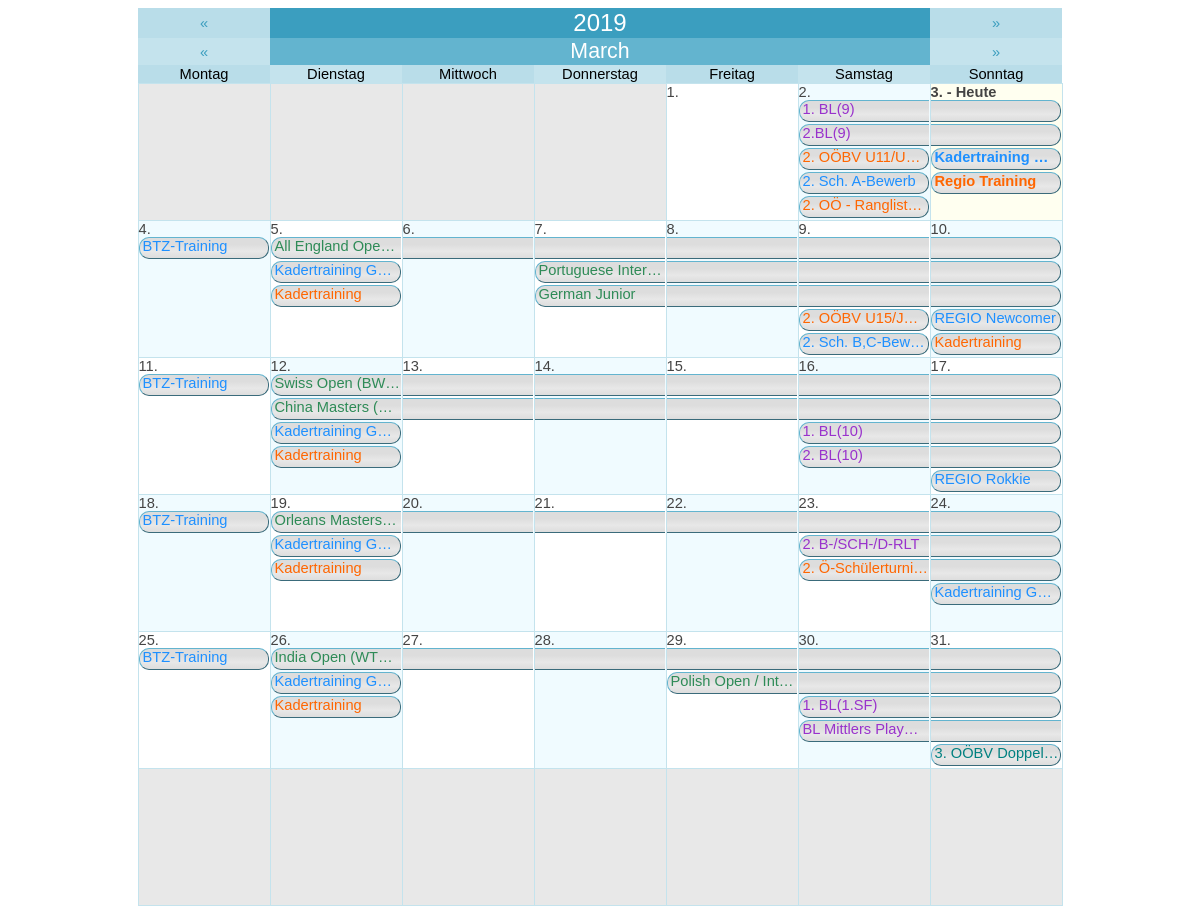
Screenshot of /graphic_calendar.php with the database file from the repository.
### tables this page shows
CREATE TABLE `agenda` (
  `id` int(11) NOT NULL AUTO_INCREMENT,
  `title` varchar(255) NOT NULL,
  `description` text NOT NULL,
  `date_begin` date NOT NULL,
  `date_end` date NOT NULL,
  `isTimespan` tinyint(1) NOT NULL,
  `location` varchar(255) NOT NULL,
  `time_start` time NOT NULL,
  `time_end` time NOT NULL,
  `category` varchar(20) NOT NULL,
  `participant` varchar(255) NOT NULL,
  `responsible` varchar(255) NOT NULL,
  `additional_info` text NOT NULL,
  PRIMARY KEY (`id`)
);

CREATE TABLE `zentralausschreibungen` (
  `id` int(11) NOT NULL AUTO_INCREMENT,
  `size` varchar(10) NOT NULL,
  `category` varchar(200) NOT NULL,
  `title_line1` varchar(255) NOT NULL,
  `title_line2` varchar(255) NOT NULL,
  `date_begin` date NOT NULL,
  `date_end` date NOT NULL,
  `act_timespan` int(11) NOT NULL,
  `act_verein` tinyint(1) NOT NULL,
  `verein` varchar(255) NOT NULL,
  `act_uhrzeit` tinyint(1) NOT NULL,
  `uhrzeit` varchar(255) NOT NULL,
  `act_auslosung` tinyint(1) NOT NULL,
  `auslosung` varchar(255) NOT NULL,
  `act_hallenname` tinyint(1) NOT NULL,
  `hallenname` varchar(255) NOT NULL,
  `act_anschrift_halle` tinyint(1) NOT NULL,
  `anschrift_halle` varchar(255) NOT NULL,
  `act_anzahl_felder` tinyint(1) NOT NULL,
  `anzahl_felder` varchar(50) NOT NULL,
  `act_turnierverantwortlicher` tinyint(1) NOT NULL,
  `turnierverantwortlicher` varchar(255) NOT NULL,
  `act_oberschiedsrichter` tinyint(1) NOT NULL,
  `oberschiedsrichter` varchar(255) NOT NULL,
  `act_telefon` tinyint(1) NOT NULL,
  `telefon` varchar(30) NOT NULL,
  `act_anmeldung_online` tinyint(1) NOT NULL,
  `anmeldung_online` varchar(255) NOT NULL,
  `act_anmeldung_email` tinyint(1) NOT NULL,
  `anmeldung_email` varchar(255) NOT NULL,
  `act_nennungen_email` tinyint(1) NOT NULL,
  `nennungen_email` varchar(255) NOT NULL,
  `act_nennschluss` tinyint(1) NOT NULL,
  `nennschluss` date NOT NULL,
  `act_zusatzangaben` tinyint(1) NOT NULL,
  `zusatzangaben` varchar(255) NOT NULL,
  `location` varchar(255) NOT NULL,
  PRIMARY KEY (`id`)
);

### data/string.lib.php (called while the page is built, shortened)
<?php
function SReplace($string,$specialCharacters='')
{
    $sstr = str_replace(' ','-',$string);
    $sstr = str_replace('&Auml;','AE',$sstr);
    $sstr = str_replace('&auml;','ae',$sstr);
    $sstr = str_replace('&Ouml;','OE',$sstr);
    $sstr = str_replace('&ouml;','oe',$sstr);
    $sstr = str_replace('&Uuml;','UE',$sstr);
    $sstr = str_replace('&uuml;','ue',$sstr);
    $sstr = str_replace('&szlig;','ss',$sstr);
    $sstr = str_replace('Ã„','AE',$sstr);
    $sstr = str_replace('Ã¤','ae',$sstr);
    $sstr = str_replace('Ã–','OE',$sstr);
    $sstr = str_replace('Ã¶','oe',$sstr);
    $sstr = str_replace('Ãœ','UE',$sstr);
    $sstr = str_replace('Ã¼','ue',$sstr);
    $sstr = str_replace('ÃŸ','ss',$sstr);
    $sstr = preg_replace('/[^0-9A-Za-z-'.$specialCharacters.'\|]/', '', $sstr);
    return $sstr;
}
?>

### data/mysql.lib.php (called while the page is built, shortened)
<?php
class MySQL
{
    private static $sqlConnectionLink;
    public static function SetSQLLink($link)
    {
        self::$sqlConnectionLink = $link;
    }
    private static function GetParamTypeList($paramTypeList,$paramAmt)
    {
        if(substr($paramTypeList,0,1) == "@")
        {
            $broadcastType = str_replace("@","",$paramTypeList);
            $mySQLParamTypes = '';
            for($i=0;$i<$paramAmt;$i++) $mySQLParamTypes .= $broadcastType;
        }
        else
        {
            if($paramAmt == strlen($paramTypeList) OR ($paramTypeList == "" AND $paramAmt == -1)) $mySQLParamTypes = $paramTypeList;
            else die("<b>Not enought parameters provided!</b> <br> <b>Provided: </b> ".strlen($paramTypeList)." <br><b>Required:</b> $paramAmt");
        }
        return $mySQLParamTypes;
    }
    public static function Row($sqlStatement,$parameterTypes="", &...$sqlParameters)
    {
        $parameterAmount = func_num_args() - 2;
        $parameterTypeList = self::GetParamTypeList($parameterTypes,$parameterAmount);
        $stmt = self::$sqlConnectionLink->prepare($sqlStatement);
        if($parameterTypes != "") call_user_func_array(array($stmt, "bind_param"), array_merge(array($parameterTypeList), $sqlParameters));
        $stmt->execute();
        $result = $stmt->get_result();
        $row = $result->fetch_array();
        return $row;
    }
    public static function Cluster($sqlStatement,$parameterTypes="", &...$sqlParameters)
    {
        $rowArray = array();
        $parameterAmount = func_num_args() - 2;
        $parameterTypeList = self::GetParamTypeList($parameterTypes,$parameterAmount);
        $stmt = self::$sqlConnectionLink->prepare($sqlStatement);
        if($parameterTypes != "") call_user_func_array(array($stmt, "bind_param"), array_merge(array($parameterTypeList), $sqlParameters));
        $stmt->execute();
        $result = $stmt->get_result();
        while($row = $result->fetch_assoc()) array_push($rowArray,$row);
        return $rowArray;
    }
}
?>

### data/setting.lib.php (called while the page is built, shortened)
<?php
class Setting
{
    private static $sqlConnectionLink;
    public static function SetSQLLink($link)
    {
        self::$sqlConnectionLink = $link;
    }
    public static function Get($setting)
    {
        $stmt = self::$sqlConnectionLink->prepare("SELECT value FROM settings WHERE setting = ?");
        $stmt->bind_param('s', $setting);
        $stmt->execute();
        $result = $stmt->get_result();
        $value = $result->fetch_array();
        switch($value[0])
        {
            case 'true':    return true;
            default:        return $value[0];
        }
    }
}
?>

### graphic_calendar.php (the view, shortened to what this page needs)
<?php
    echo '
        <!DOCTYPE html>
        <html>
            <head>
                ';
                require("headerlinks.php");
                echo '
                <!--
                <link rel="stylesheet" href="https://use.fontawesome.com/releases/v5.3.1/css/all.css">
                <link rel="stylesheet" type="text/css" href="/css/style.css">
                <link rel="stylesheet" href="https://cdnjs.cloudflare.com/ajax/libs/font-awesome/4.7.0/css/font-awesome.min.css">
                <meta charset="utf-8">
                -->
            </head>
            <body>
                <div class="iframe_content" style="height: 600px;">
    ';
    $dateok = false;
    if (!$dateok)
    {
        $mo = date('m');
        $da = date('d');
        $yr = date('Y');
    }
    $offset = date('w', mktime(0,0,0,$mo,1,$yr));
    $nd = date('d', mktime(0,0,0,$mo+1,0,$yr));
    $days = array();
    for ($i=0;$i<=42;$i++) $days[$i]['out']= '&nbsp;';
    $j=1;
    for ($i=$offset;$i<=($offset+$nd-1);$i++)
    {
        $day = $j++;
        $date = $yr.'-'.str_pad($mo,2,0,STR_PAD_LEFT).'-'.str_pad($day,2,0,STR_PAD_LEFT);
        $days[$i]['out']= $day.'.';
        $days[$i]['dat']= $date;
    }
    $redirEx = '';
    echo '
        <center>
            <table class="calendar_table">
            <tr>
                <td colspan="1"><a href="?day='.date('Y-m-d', mktime(0,0,0,$mo,$da,$yr-1)).$redirEx.'">&laquo;</a></td>
                <td colspan="5"><b>'.$yr.'</b></td>
                <td colspan="1"><a href="?day='.date('Y-m-d', mktime(0,0,0,$mo,$da,$yr+1)).$redirEx.'">&raquo;</a></td>
            </tr>
            <tr>
                <td colspan="1"><a href="?day='.date('Y-m-d', mktime(0,0,0,$mo,0,$yr)).$redirEx.'">&laquo;</a></td>
                <td colspan="5"><b>'.str_replace('Mrz','M&auml;rz',SReplace(strftime("%B",strtotime($yr.'-'.$mo.'-'.$da)))).'</b></td>
                <td colspan="1"><a href="?day='.date('Y-m-d', mktime(0,0,0,$mo+1,1,$yr)).$redirEx.'">&raquo;</a></td>
            </tr>
            <tr>
                <td>Montag</td>
                <td>Dienstag</td>
                <td>Mittwoch</td>
                <td>Donnerstag</td>
                <td>Freitag</td>
                <td>Samstag</td>
                <td>Sonntag</td>
            </tr>
    ';
    $cntr = 1;
    $sqlExtension = '';
    $thisMontAndYear = $yr.'-'.str_pad($mo,2,0,STR_PAD_LEFT).'-%';
    $zaSiMonthCluster = MySQL::Cluster("SELECT * FROM zentralausschreibungen WHERE act_timespan = '0' $sqlExtension AND date_begin LIKE ?",'s',$thisMontAndYear);
    $agTSMonthCluster = MySQL::Cluster("SELECT * FROM agenda WHERE isTimespan = '1' $sqlExtension AND (date_begin LIKE ? OR date_end LIKE ?) ",'ss',$thisMontAndYear,$thisMontAndYear);
    $agSiMonthCluster = MySQL::Cluster("SELECT * FROM agenda WHERE isTimespan = '0' $sqlExtension AND date_begin LIKE ?",'s',$thisMontAndYear);
    $categoryColor = array(
    "Landesmeisterschaft" => Setting::Get("ColorLandesmeisterschaft"),
    "Doppelturnier" => Setting::Get("ColorDoppelturnier"),
    "Nachwuchs" => Setting::Get("ColorNachwuchs"),
    "SchuelerJugend" => Setting::Get("ColorSchuelerJugend"),
    "Senioren" => Setting::Get("ColorSenioren"),
    "Training" => Setting::Get("ColorTraining"),
    "OEBVInternational" => Setting::Get("ColorOEBVInternational"),
    "OEBV" => Setting::Get("ColorOEBV"),
    "LV" => Setting::Get("ColorLV"));
    $designDataGrid = array_fill(0,31,array(NULL,NULL,NULL,NULL,NULL,NULL));
    for($ddg = 0 ; $ddg < 31 ; $ddg++)
    {
        foreach($agTSMonthCluster AS $dateData)
        {
            $datePartsBegin = explode('-',$dateData['date_begin']);
            $datePartsEnd = explode('-',$dateData['date_end']);
            if($datePartsBegin[2] == $ddg + 1)
            {
                $timespan =  $datePartsEnd[2] - $datePartsBegin[2] + 1;
                for($lctr = 5 ; $lctr >= 0 ; $lctr--)
                {
                    $layerValid = true;
                    for($ldctr = 0 ; $ldctr < $timespan ; $ldctr++) if($designDataGrid[$ddg + $ldctr][$lctr] != NULL) $layerValid = false;
                    if($layerValid) $layer = $lctr;
                }
                for($dctr = 0 ; $dctr < $timespan ; $dctr++) $designDataGrid[$ddg + $dctr][$layer] = 'AG-'.$dateData['id'];
            }
        }
        foreach($zaSiMonthCluster AS $dateData)
        {
            $datePartsBegin = explode('-',$dateData['date_begin']);
            if($datePartsBegin[2] == $ddg + 1)
            {
                for($lctr = 5 ; $lctr >= 0 ; $lctr--)
                {
                    $layerValid = true;
                    if($designDataGrid[$ddg][$lctr] != NULL) $layerValid = false;
                    if($layerValid) $layer = $lctr;
                }
                $designDataGrid[$ddg][$layer] = 'ZA-'.$dateData['id'];
            }
        }
        foreach($agSiMonthCluster AS $dateData)
        {
            $datePartsBegin = explode('-',$dateData['date_begin']);
            if($datePartsBegin[2] == $ddg + 1)
            {
                for($lctr = 5 ; $lctr >= 0 ; $lctr--)
                {
                    $layerValid = true;
                    if($designDataGrid[$ddg][$lctr] != NULL) $layerValid = false;
                    if($layerValid) $layer = $lctr;
                }
                $designDataGrid[$ddg][$layer] = 'AG-'.$dateData['id'];
            }
        }
    }
    for($lctr = 0 ; $lctr < 5 ; $lctr++)
    {
        for($ddg = 0 ; $ddg < 31 ; $ddg++) if($designDataGrid[$ddg][$lctr] != NULL) $lastLayer =  $lctr;
    }
    for ($i=1;$i<=6;$i++)
    {
        echo '<tr>';
        for ($j=1;$j<=7;$j++)
        {
            $curr = $cntr++;
            $accent = ($days[$curr]['dat'] == "") ? 'blank' : (($curr % 2 == 0) ? 'accent1' : 'accent2');
            $style = (date("Y-m-d") == $days[$curr]['dat']) ? 'bold' : 'normal';
            $today = (date("Y-m-d") == $days[$curr]['dat']) ? 'today' : '';
            $selectStyle = (isset($_GET['datum']) AND $_GET['datum']==$days[$curr]['dat']) ? 'selected' : '';
            echo '
                <td class="'.$selectStyle.' '.$accent.' '.$today.'" style="font-weight: '.$style.'">
                <span>'.$days[$curr]['out'].' '.((date("Y-m-d") == $days[$curr]['dat']) ? ' - Heute' : '').'</span>
            ';
            $curDate = $days[$curr]['dat'];
            $dayNow = intval(str_replace('.','',$days[$curr]['out']));
            echo '<table class="cellContentData">';
            for($dctr = 0 ; $dctr <= $lastLayer ; $dctr++)
            {
                $dataParts = explode("-",$designDataGrid[$dayNow - 1][$dctr]);
                if($dataParts[0] == "ZA" OR $dataParts[0] == "AG")
                {
                    if($dataParts[0] == "ZA")
                    {
                        $calData = MySQL::Row("SELECT *,CONCAT_WS(' ',title_line1,title_line2) AS displayTitle FROM zentralausschreibungen WHERE id = ?",'i',$dataParts[1]);
                        $displayTitle = '';
                        if($calData['act_timespan'])
                        {
                            if($curDate == $calData['date_begin'])
                            {
                                $cellStyle = "timespanStart";
                                $displayTitle = $calData['displayTitle'];
                            }
                            else if($curDate == $calData['date_end'])
                            {
                                $cellStyle = "timespanEnd";
                                $dateModalInfo = '';
                            }
                            else
                            {
                                $cellStyle = "timespanMiddle";
                                $dateModalInfo = '';
                            }
                            if($j == 1) $displayTitle = $calData['displayTitle'];
                        }
                        else
                        {
                            $cellStyle = "timespanSingle";
                            $displayTitle = $calData['displayTitle'];
                        }
                    }
                    if($dataParts[0] == "AG")
                    {
                        $calData = MySQL::Row("SELECT *,title AS displayTitle FROM agenda WHERE id = ?",'i',$dataParts[1]);
                        $displayTitle = '';
                        if($calData['isTimespan'])
                        {
                            if($curDate == $calData['date_begin'])
                            {
                                $cellStyle = "timespanStart";
                                $displayTitle = $calData['displayTitle'];
                            }
                            else if($curDate == $calData['date_end'])
                            {
                                $cellStyle = "timespanEnd";
                            }
                            else
                            {
                                $cellStyle = "timespanMiddle";
                            }
                        }
                        else
                        {
                            $cellStyle = "timespanSingle";
                            $displayTitle = $calData['displayTitle'];
                        }
                    }
                    echo '
                        <tr>
                            <td>
                                <a href="#calenderInfo'.$designDataGrid[$dayNow - 1][$dctr].'" style="text-decoration:none;">
                                    <div id="'.$cellStyle.'" style="color: '.(($calData['category']!="") ? $categoryColor[$calData['category']] : '#000000').';">'.$displayTitle.'</div>
                                </a>
                            </td>
                        </tr>
                    ';
                }
                else echo '<tr><td></td></tr>';
            }
            echo '</table>';
            echo'
                </td>
            ';
        }
        echo '</tr>';
    }
    echo '
            </table>
        </center>
    ';
    echo '
                </div>
            </body>
        </html>
    ';
?>

### rows the page displays
agenda: title "1. BL(9)"
agenda: title "2.BL(9)"
zentralausschreibungen: displayTitle "2. OÖBV U11/U…"
agenda: title "2. Sch. A-Bewerb"
agenda: title "2. OÖ - Ranglist…"
agenda: title "Kadertraining…"
agenda: title "Regio Training"
agenda: title "BTZ-Training"
agenda: title "All England Ope…"
agenda: title "Kadertraining G…"
agenda: title "Kadertraining"
agenda: title "Portuguese Inter…"
agenda: title "German Junior"
zentralausschreibungen: displayTitle "2. OÖBV U15/J…"
agenda: title "2. Sch. B,C-Bew…"
agenda: title "REGIO Newcomer"
agenda: title "Kadertraining"
agenda: title "BTZ-Training"
agenda: title "Swiss Open (BW…"
agenda: title "China Masters (…"
agenda: title "Kadertraining G…"
agenda: title "Kadertraining"
agenda: title "1. BL(10)"
agenda: title "2. BL(10)"
agenda: title "REGIO Rokkie"
agenda: title "BTZ-Training"
agenda: title "Orleans Masters…"
agenda: title "Kadertraining G…"
agenda: title "Kadertraining"
agenda: title "2. B-/SCH-/D-RLT"
agenda: title "2. Ö-Schülerturni…"
agenda: title "Kadertraining G…"
agenda: title "BTZ-Training"
agenda: title "India Open (WT…"
agenda: title "Kadertraining G…"
agenda: title "Kadertraining"
agenda: title "Polish Open / Int…"
agenda: title "1. BL(1.SF)"
agenda: title "BL Mittlers Play…"
zentralausschreibungen: displayTitle "3. OÖBV Doppel…"

### other values shown
$yr "2019"
$days[$curr]['out'] "1."
$days[$curr]['out'] "2."
$days[$curr]['out'] "3."
$days[$curr]['out'] "4."
$days[$curr]['out'] "5."
$days[$curr]['out'] "6."
$days[$curr]['out'] "7."
$days[$curr]['out'] "8."
$days[$curr]['out'] "9."
$days[$curr]['out'] "10."
$days[$curr]['out'] "11."
$days[$curr]['out'] "12."
$days[$curr]['out'] "13."
$days[$curr]['out'] "14."
